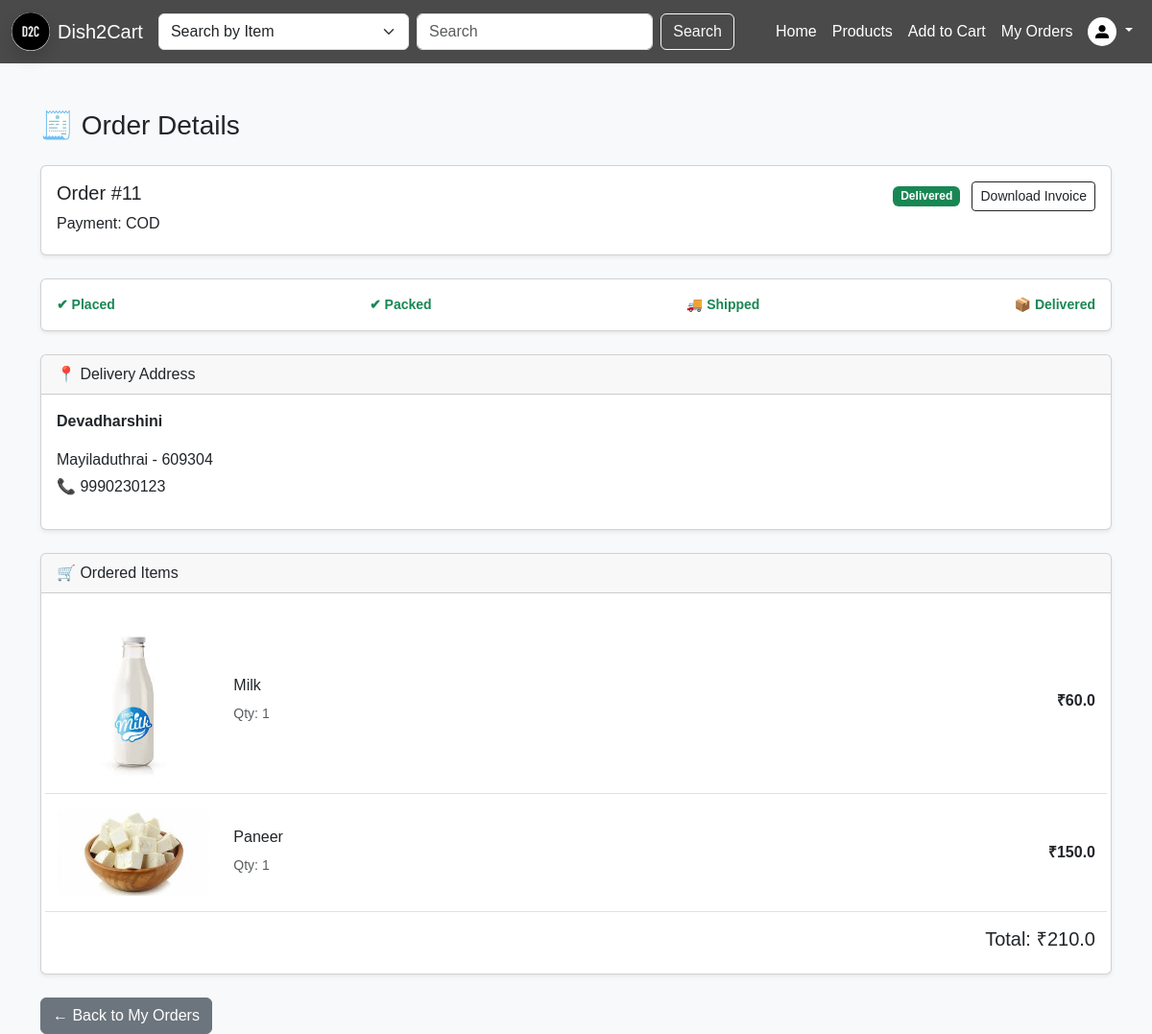
/order/11 (signed in), run on the app's committed database.
### tables this page shows
CREATE TABLE "orders" (
	"id"	INTEGER,
	"user_id"	INTEGER,
	"address"	TEXT,
	"payment_method"	TEXT,
	"order_date"	DATETIME DEFAULT CURRENT_TIMESTAMP,
	"status"	TEXT DEFAULT 'Placed',
	"products"	TEXT, reward_given INTEGER DEFAULT 0, total_amount REAL, coins_used INTEGER DEFAULT 0, payable_amount REAL,
	PRIMARY KEY("id" AUTOINCREMENT),
	FOREIGN KEY("user_id") REFERENCES "users"("id")
);

CREATE TABLE order_items (
    id INTEGER PRIMARY KEY AUTOINCREMENT,
    order_id INTEGER,
    product_id INTEGER,
    quantity INTEGER,
    price REAL,

    FOREIGN KEY (order_id) REFERENCES orders(id),
    FOREIGN KEY (product_id) REFERENCES products(id)
);

CREATE TABLE "products" (
	"id"	INTEGER,
	"category"	TEXT NOT NULL,
	"description"	TEXT NOT NULL,
	"price"	REAL NOT NULL,
	"image"	TEXT NOT NULL,
	"product_name"	TEXT NOT NULL,
	"dish_name"	TEXT,
	"stock"	INTEGER,
	PRIMARY KEY("id" AUTOINCREMENT)
);

### app.py (the view)
@app.route('/order/<int:order_id>')
def order_details(order_id):
    user_id = session.get('user_id')
    if not user_id:
        return redirect(url_for('login'))
    conn = sqlite3.connect('database.db')
    conn.row_factory = sqlite3.Row
    cur = conn.cursor()
    cur.execute("""
        SELECT *
        FROM orders
        WHERE id = ? AND user_id = ?
    """, (order_id, user_id))
    order = cur.fetchone()
    if not order:
        conn.close()
        return "Order not found"
    address = json.loads(order['address'])
    cur.execute("""
        SELECT products.product_name,
        products.image,
               order_items.quantity,
               order_items.price
        FROM order_items
        JOIN products ON order_items.product_id = products.id
        WHERE order_items.order_id = ?
    """, (order_id,))
    items = cur.fetchall()
    total = sum(item['price'] * item['quantity'] for item in items)
    conn.close()
    return render_template(
        'order_details.html',
        order=order,
        items=items,
        address=address,
        total=total   # 🔥 PASS TOTAL
    )

### app.py (called while the page is built)
@app.context_processor
def cart_count_processor():
    user_id = session.get('user_id')
    if not user_id:
        return dict(cart_count=0)
    conn = sqlite3.connect('database.db')
    cur = conn.cursor()
    cur.execute("SELECT SUM(quantity) FROM cart WHERE user_id=?", (user_id,))
    count = cur.fetchone()[0] or 0
    conn.close()
    return dict(cart_count=count)

### templates/order_details.html (shortened to what this page needs)
<!DOCTYPE html>
<html>
<head>
    <link href="https://cdn.jsdelivr.net/npm/bootstrap@5.3.2/dist/css/bootstrap.min.css" rel="stylesheet">
     <link rel="stylesheet" href="{{ url_for('static', filename='css/style.css') }}">
</head>
<body class="bg-light">
    {% include 'navbar.html' %}
<div class="container mt-5">
<h3 class="mb-4">🧾 Order Details</h3>
<div class="card shadow-sm mb-4">
<div class="card-body d-flex justify-content-between">
<div>
<h5>Order #{{ order.id }}</h5>
<p class="mb-1">Payment: {{ order.payment_method }}</p>
</div>
<div>
<span class="badge
{% if order.status=='Placed' %}bg-warning
{% elif order.status=='Packed' %}bg-info
{% elif order.status=='Shipped' %}bg-primary
{% elif order.status=='Delivered' %}bg-success
{% endif %}">
{{ order.status }}
</span>
<a href="{{ url_for('download_invoice', order_id=order.id) }}"
class="btn btn-outline-dark btn-sm ms-2">
Download Invoice
</a>
</div>
</div>
</div>
<div class="card shadow-sm mb-4">
<div class="card-body text-center">
<div class="d-flex justify-content-between">
<span class="status-step {% if order.status in ['Placed','Packed','Shipped','Delivered'] %}text-success{% endif %}">
✔ Placed
</span>
<span class="status-step {% if order.status in ['Packed','Shipped','Delivered'] %}text-success{% endif %}">
✔ Packed
</span>
<span class="status-step {% if order.status in ['Shipped','Delivered'] %}text-success{% endif %}">
🚚 Shipped
</span>
<span class="status-step {% if order.status=='Delivered' %}text-success{% endif %}">
📦 Delivered
</span>
</div>
</div>
</div>
<div class="card shadow-sm mb-4">
<div class="card-header">📍 Delivery Address</div>
<div class="card-body">
<p class="fw-bold">{{ address.name }}</p>
<p class="mb-1">{{ address.city }} - {{ address.pincode }}</p>
<p>📞 {{ address.phone }}</p>
</div>
</div>
<div class="card shadow-sm">
<div class="card-header">🛒 Ordered Items</div>
<div class="card-body">
{% for item in items %}
{% set item_total = item.price * item.quantity %}
<div class="row align-items-center border-bottom py-3">
<div class="col-md-2">
<img src="{{ url_for('static', filename='uploads/' + item.image) }}"
class="img-fluid rounded">
</div>
<div class="col-md-6">
<h6>{{ item.product_name }}</h6>
<small class="text-muted">Qty: {{ item.quantity }}</small>
</div>
<div class="col-md-4 text-end">
<strong>₹{{ item_total }}</strong>
</div>
</div>
{% endfor %}
<div class="text-end mt-3">
<h5>Total: ₹{{ total }}</h5>
</div>
</div>
</div>
<div class="mt-4">
<a href="{{ url_for('my_orders') }}" class="btn btn-secondary">
← Back to My Orders
</a>
</div>
</div>
</body>
</html>

### static/css/style.css (style rules this page uses)
html, body { height: 100%; margin: 0; font-family: Arial, sans-serif; }

### templates/order_details.html (style rules this page uses)
.status-step { font-size:14px; font-weight:600; }

### data on the page
orders: id "11", payment_method "COD", status "Delivered"
order_items: image (picture), product_name "Milk", quantity "1", price "60.0"
order_items: image (picture), product_name "Paneer", quantity "1", price "150.0"

### other printed values
{{ address.name }} "Devadharshini"
{{ address.city }} "Mayiladuthrai"
{{ address.pincode }} "609304"
{{ address.phone }} "9990230123"
{{ total }} "210.0"
